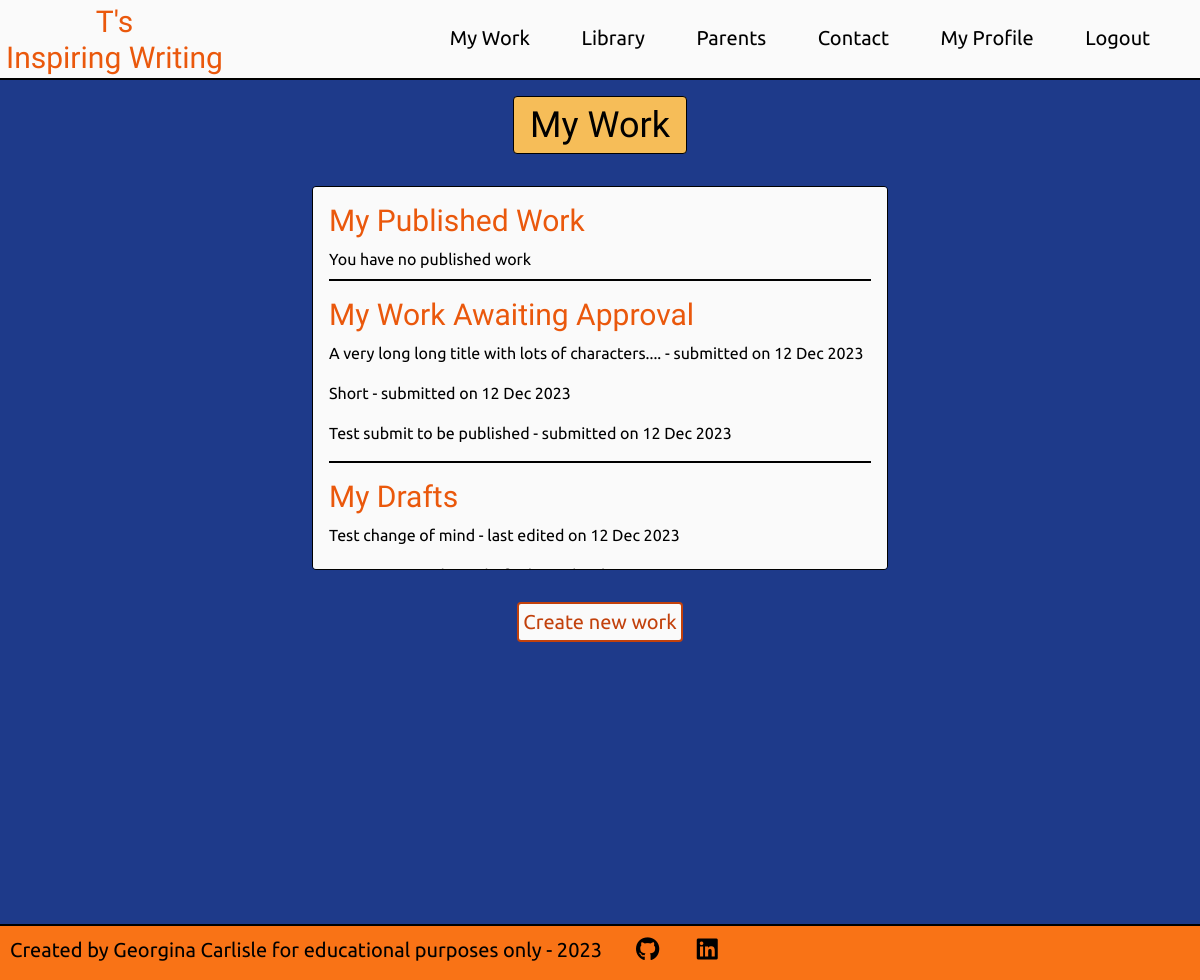
Before: /writing/my_work/3 (signed in) with the older database file.
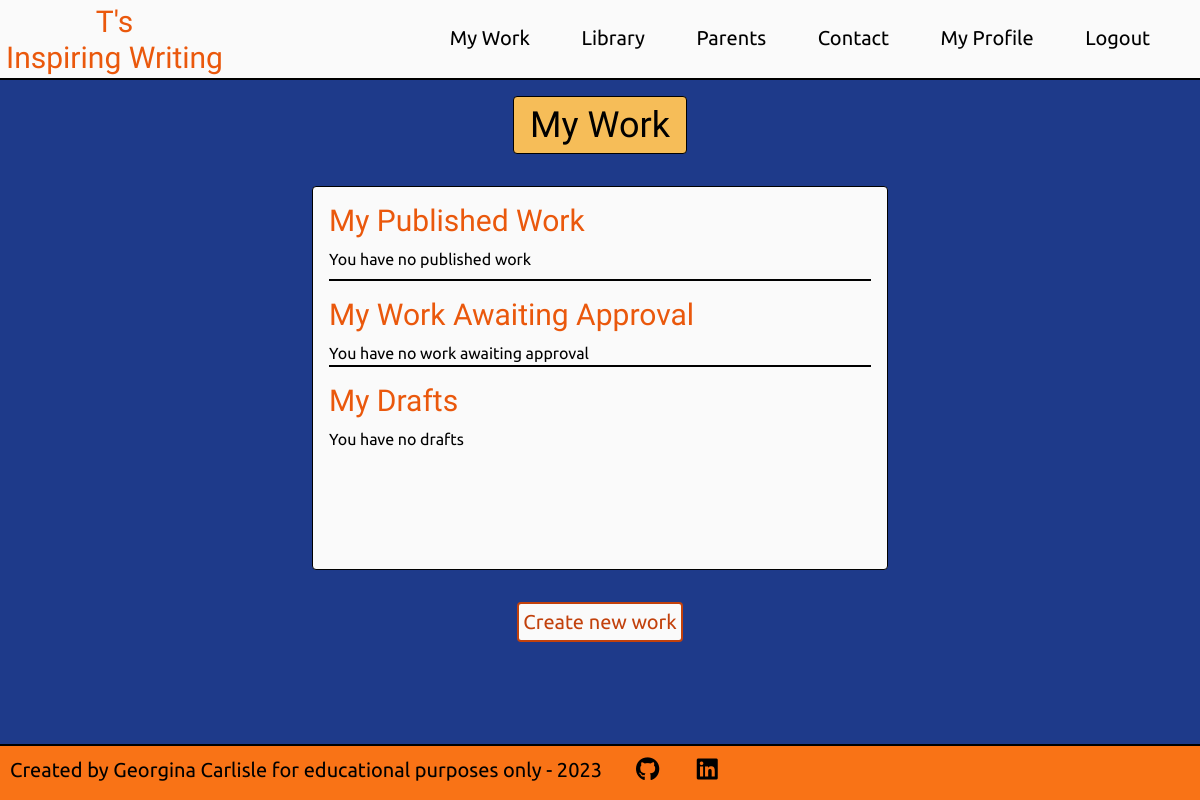
After: the same page with the newer database file.
### users/models.py (models this page shows, shortened)
class User(AbstractBaseUser, PermissionsMixin):
    __name__ = 'CustomUser'
    validUsername = RegexValidator(
        r'^[a-zA-Z ]+$', 'Only letters and spaces are allowed in your Pen name')
    validFirstName = RegexValidator(
        r'^[a-zA-Z ]+$',
        'Only letters and spaces are allowed in your First name')
    validSecondName = RegexValidator(
        r'^[a-zA-Z ]+$',
        'Only letters and spaces are allowed in your Second name')
    username = models.CharField(
        max_length=20, unique=True, validators=[validUsername])
    age = models.IntegerField(
        validators=[MinValueValidator(8), MaxValueValidator(12),],)
    first_name = models.CharField(max_length=12, validators=[validFirstName])
    last_name = models.CharField(max_length=20, validators=[validSecondName])
    email = models.EmailField(max_length=320)
    consent = models.BooleanField(default=False)
    join_date = models.DateTimeField(default=timezone.now)
    is_staff = models.BooleanField(default=False)
    is_admin = models.BooleanField(default=False)
    is_active = models.BooleanField(default=True)
    is_superuser = models.BooleanField(default=False)
    objects = CustomAccountManager()
    USERNAME_FIELD = 'username'
    REQUIRED_FIELDS = ['email', 'first_name', 'last_name']

### writing/models.py (models this page shows, shortened)
class Writing(models.Model):
    title = models.CharField(max_length=50, unique=True)
    slug = models.SlugField(max_length=100, unique=True)
    author = models.ForeignKey(User, on_delete=models.CASCADE, related_name="writing")
    body = models.TextField()
    updated_on = models.DateTimeField(auto_now=True)
    pending_approval = models.BooleanField(default=False)
    date_submitted = models.DateTimeField(null=True, blank=True)
    approved = models.BooleanField(default=False)
    date_approved = models.DateTimeField(null=True, blank=True)
    failed_approval = models.BooleanField(default=False)
    date_failed = models.DateTimeField(null=True, blank=True)
    reason_failed = models.TextField(null=True, blank=True)
    featured = models.BooleanField(default=False)
    class Meta:
        ordering = ['-date_approved']

### writing/views.py (the view)
# urls.py: path('my_work/<int:user_id>', views.my_writing_view, name='my_work'),
@login_required
def my_writing_view(request, user_id):
    if request.user.id != user_id:
        messages.error(request, 'You have been returned to your account home page, \
                       as you were trying to access a page you are not authorised to view.')
        return redirect('account_home')
    context = {}
    user = User.objects.get(id=user_id)
    work = user.writing.all()
    published_work = work.filter(approved = True).order_by('-date_approved')
    awaiting_approval = work.filter(pending_approval = True).order_by('-date_submitted')
    failed_approval = work.filter(failed_approval = True).order_by('-date_failed')
    draft = work.filter(approved = False, pending_approval = False).order_by('-updated_on')
    context['published_work'] = published_work
    context['awaiting_approval'] = awaiting_approval
    context['failed_approval'] = failed_approval
    context['drafts'] = draft
    return render(request, 'my_work.html', context)

### writing/templates/my_work.html (shortened to what this page needs)
{% extends 'base.html' %}
{% load static %}
{% block content %}
<div class="bg-blue-900 h-full pb-4 pt-16 lg:pt-20">
    {% include 'my_work_title.html' %}
    <div class="flex justify-center mt-4">
        <div class="border border-black rounded bg-zinc-50 p-4 relative w-11/12 sm:max-w-xl h-96 overflow-auto">
            <div class="mb-4 border-b-2 border-black">
                <h2 class="text-2xl lg:text-3xl mb-2 font-title text-orange-600">
                    My Published Work
                </h2>
                {% if published_work %}
                {% for work in published_work %}
                <p class="mb-4">
                    <a>{{ work.title }}</a>
                    <span>- published on {{ work.date_approved|date:"d M Y" }}</span>
                </p>
                {% endfor %}
                {% else %}
                <p class="mb-2">You have no published work</p>
                {% endif %}
            </div>
            <div class="mb-4 border-b-2 border-black">
                <h2 class="text-2xl lg:text-3xl mb-2 font-title text-orange-600">
                    My Work Awaiting Approval
                </h2>
                {% if awaiting_approval %}
                {% for work in awaiting_approval %}
                <p class="mb-4">
                    <a>{{ work.title }}</a>
                    <span>- submitted on {{ work.date_submitted|date:"d M Y" }}</span>
                </p>
                {% endfor %}
                {% else %}
                <p>You have no work awaiting approval</p>
                {% endif %}
            </div>
            <div>
                <h2 class="text-2xl lg:text-3xl mb-2 font-title text-orange-600">
                    My Drafts
                </h2>
                {% if drafts %}
                {% for work in drafts %}
                <p class="mb-4">
                    <a href="{% url 'edit' work.id %}">{{ work.title }}</a>
                    <span>- last edited on {{ work.updated_on|date:"d M Y" }}</span>
                </p>
                {% endfor %}
                {% else %}
                <p class="mb-2">You have no drafts</p>
                {% endif %}
            </div>
        </div>
    </div>
    <div class="flex justify-center mt-2">
        <a class="p-1 mt-6 rounded border-orange-700 border-2 border-solid bg-zinc-50 hover:bg-orange-700 text-orange-700 hover:text-white text-lg md:text-xl hover:cursor-pointer w-fit"
            href="{% url 'create' %}">
            Create new work
        </a>
    </div>
</div>
{% endblock%}

### templates/base.html (shortened to what this page needs)
{% load compress %} {% load static %}
<!DOCTYPE html>
<html lang="en">
  <head>
    {% compress css %}
    <link rel="stylesheet" href="{% static 'src/output.css' %}" />
    {% endcompress %}
  </head>
  <body class="flex flex-col h-screen">
    {% if request.user.is_authenticated %}
    {% include 'account_header.html' %} {% else %}
    {% include 'header.html' %} {% endif %}
    <main class="grow font-body">{% block content %} {% endblock %}</main>
    {% include 'footer.html' %}
  </body>
</html>

### templates/account_header.html (shortened to what this page needs)
{% load static %}
<header>
  <div
    class="fixed top-0 z-10 grid grid-cols-4 md:grid-cols-6 xl:grid-cols-6 h-16 lg:h-20 w-full border-b-2 border-black bg-zinc-50"
  >
    <div class="flex justify-start col-span-3 sm:col-span-2">
      <div class="p-1.5 lg:py-1">
        <a
          class="inline-block text-center w-full font-title text-2xl lg:text-3xl leading-none text-orange-600 hover:text-black hover:cursor-pointer"
          href="{% url 'account_home' %}"
          aria-label="return to the home page"
        >
          {% if user.username %}
          <p>{{ user.username }}'s</p>
          <p>Inspiring Writing</p>
          {% endif %}
        </a>
      </div>
    </div>
    <nav class="col-span-1 md:col-span-4 p-5 lg:p-6 font-body">
      <ul class="hidden md:flex flex-row justify-around lg:text-xl">
        <li class="hover:font-bold hover:cursor-pointer">
          <a href="{% url 'my_work' user.id %}">My Work</a>
        </li>
        <li class="hover:font-bold hover:cursor-pointer">
          <a>Library</a>
        </li>
        <li class="hover:font-bold hover:cursor-pointer">
          <a>Parents</a>
        </li>
        <li class="hover:font-bold hover:cursor-pointer">
          <a>Contact</a>
        </li>
        <li class="hover:font-bold hover:cursor-pointer">
          <a>My Profile</a>
        </li>
        <li class="hover:font-bold hover:cursor-pointer">
          <a href="{% url 'logout' %}">Logout</a>
        </li>
      </ul>
    </nav>
  </div>
</header>

### writing/templates/my_work_title.html
<div class="flex justify-center h-fit">
    <div class="text-center px-4 py-2 bg-horange my-4 h-fit rounded border border-black">
        <h1 class="text-3xl md:text-4xl font-title text-black">
            My Work
        </h1>
    </div>
</div>

### templates/footer.html (shortened to what this page needs)
{% load static %}
<footer>
    <div class="flex font-body p-2 h-11 md:h-14 border-t-2 border-black bg-orange-500">
        <p class="p-0.5 md:text-xl"><span class="hidden sm:inline">Created by </span>Georgina Carlisle <span class="hidden sm:inline">for educational purposes only </span> -  2023</p>
        <span class="ml-8 text-xl md:text-2xl">
            <a href="https://github.com/GeorginaCarlisle"
            target="_blank"
            rel="noopener"
            aria-label="Visit my GitHub profile (opens in a new tab)"
            class="mr-8">
            <i class="fa-brands fa-github hover:text-zinc-50"></i>
            </a>
            <a href="https://www.linkedin.com/in/georgina-carlisle-617b58268"
            target="_blank"
            rel="noopener"
            aria-label="Visit my linkedin profile (opens in a new tab)">
            <i class="fa-brands fa-linkedin hover:text-zinc-50"></i>
            </a>
        </span>
    </div>
  </footer>

Changed rows visible on the page:
removed Writing: title "A very long long title with lots of characters....", date_submitted "12 Dec 2023", shown under "My Work Awaiting Approval"
removed Writing: title "Short", date_submitted "12 Dec 2023", shown under "My Work Awaiting Approval"
removed Writing: title "Test submit to be published", date_submitted "12 Dec 2023", shown under "My Work Awaiting Approval"
removed Writing: title "Test change of mind", updated_on "12 Dec 2023", shown under "My Drafts"
Other visible differences:
text now shown: "You have no work awaiting approval You have no drafts"
